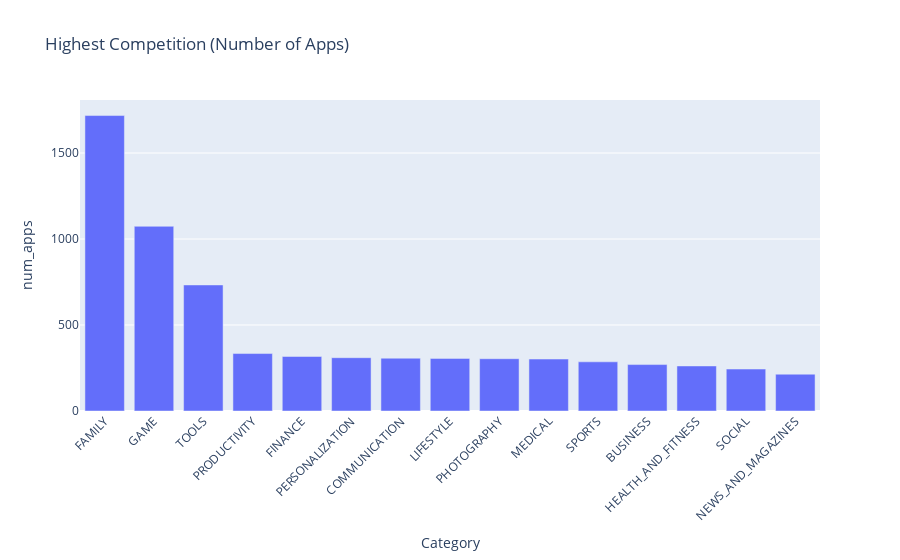

Notebook code cell kept with this figure:
### Markdown cell above
### Vertical Bar Chart - Highest Competition (Number of Apps)

### Code cell
# Vertical bar - highest competition (repeat but focused)
top_comp = df_cat.sort_values('num_apps', ascending=False).head(15).reset_index()
import plotly.express as px
fig = px.bar(top_comp, x='Category', y='num_apps', title='Highest Competition (Number of Apps)')
fig.update_layout(xaxis_tickangle=-45)
fig

### Figure 1 — Plotly figure (JSON) as saved in the notebook; plotly's stock layout.template omitted (floating-point values rounded to 4 significant figures)
{"data": [{"hovertemplate": "Category=%{x}<br>num_apps=%{y}<extra></extra>", "legendgroup": "", "marker": {"color": "#636efa", "pattern": {"shape": ""}}, "name": "", "orientation": "v", "showlegend": false, "textposition": "auto", "type": "bar", "x": ["FAMILY", "GAME", "TOOLS", "PRODUCTIVITY", "FINANCE", "PERSONALIZATION", "COMMUNICATION", "LIFESTYLE", "PHOTOGRAPHY", "MEDICAL", "SPORTS", "BUSINESS", "HEALTH_AND_FITNESS", "SOCIAL", "NEWS_AND_MAGAZINES"], "xaxis": "x", "y": [1718, 1074, 733, 334, 317, 310, 307, 306, 304, 302, 286, 270, 262, 244, 214], "yaxis": "y"}], "layout": {"barmode": "relative", "legend": {"tracegroupgap": 0}, "title": {"text": "Highest Competition (Number of Apps)"}, "xaxis": {"anchor": "y", "domain": [0, 1], "tickangle": -45, "title": {"text": "Category"}}, "yaxis": {"anchor": "x", "domain": [0, 1], "title": {"text": "num_apps"}}}}
